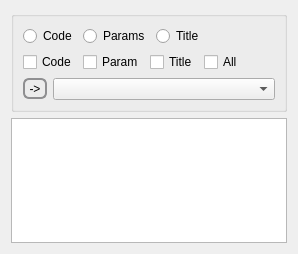
<?xml version="1.0" encoding="UTF-8"?>
<ui version="4.0">
 <class>Form</class>
 <widget class="QWidget" name="Form">
  <property name="geometry">
   <rect>
    <x>0</x>
    <y>0</y>
    <width>298</width>
    <height>254</height>
   </rect>
  </property>
  <property name="windowTitle">
   <string>Epsg</string>
  </property>
  <property name="windowIcon">
   <iconset>
    <normaloff>:/icons/600px-Brosen_windrose.svg.png</normaloff>:/icons/600px-Brosen_windrose.svg.png</iconset>
  </property>
  <layout class="QVBoxLayout" name="verticalLayout_3">
   <item>
    <widget class="QGroupBox" name="groupBox">
     <property name="title">
      <string/>
     </property>
     <layout class="QVBoxLayout" name="verticalLayout">
      <item>
       <layout class="QHBoxLayout" name="horizontalLayout">
        <item>
         <widget class="QRadioButton" name="Code_rb">
          <property name="text">
           <string>Code</string>
          </property>
         </widget>
        </item>
        <item>
         <widget class="QRadioButton" name="Params_rb">
          <property name="text">
           <string>Params</string>
          </property>
         </widget>
        </item>
        <item>
         <widget class="QRadioButton" name="Title_rb">
          <property name="text">
           <string>Title</string>
          </property>
         </widget>
        </item>
        <item>
         <spacer name="horizontalSpacer">
          <property name="orientation">
           <enum>Qt::Horizontal</enum>
          </property>
          <property name="sizeHint" stdset="0">
           <size>
            <width>40</width>
            <height>20</height>
           </size>
          </property>
         </spacer>
        </item>
       </layout>
      </item>
      <item>
       <layout class="QHBoxLayout" name="horizontalLayout_2">
        <item>
         <widget class="QCheckBox" name="Code_cb">
          <property name="text">
           <string>Code</string>
          </property>
         </widget>
        </item>
        <item>
         <widget class="QCheckBox" name="Params_cb">
          <property name="text">
           <string>Param</string>
          </property>
         </widget>
        </item>
        <item>
         <widget class="QCheckBox" name="Title_cb">
          <property name="text">
           <string>Title</string>
          </property>
         </widget>
        </item>
        <item>
         <widget class="QCheckBox" name="All_cb">
          <property name="text">
           <string>All</string>
          </property>
         </widget>
        </item>
        <item>
         <spacer name="horizontalSpacer_2">
          <property name="orientation">
           <enum>Qt::Horizontal</enum>
          </property>
          <property name="sizeHint" stdset="0">
           <size>
            <width>40</width>
            <height>20</height>
           </size>
          </property>
         </spacer>
        </item>
       </layout>
      </item>
      <item>
       <layout class="QHBoxLayout" name="horizontalLayout_4">
        <item>
         <widget class="QToolButton" name="Search">
          <property name="styleSheet">
           <string notr="true"> QToolButton { /* all types of tool button */
     border: 2px solid #8f8f91;
     border-radius: 6px;
     background-color: qlineargradient(x1: 0, y1: 0, x2: 0, y2: 1,
                                       stop: 0 #f6f7fa, stop: 1 #dadbde);
 }

 QToolButton[popupMode=&quot;1&quot;] { /* only for MenuButtonPopup */
     padding-right: 20px; /* make way for the popup button */
 }

 QToolButton:pressed {
     background-color: qlineargradient(x1: 0, y1: 0, x2: 0, y2: 1,
                                       stop: 0 #dadbde, stop: 1 #f6f7fa);
 }

 QToolButton:checked {
     background-color: qlineargradient(x1: 0, y1: 0, x2: 0, y2: 1,
                                       stop: 0 white, stop: 1 blue);
 }

 /* the subcontrols below are used only in the MenuButtonPopup mode */
 QToolButton::menu-button {
     border: 2px solid gray;
     border-top-right-radius: 6px;
     border-bottom-right-radius: 6px;
     /* 16px width + 4px for border = 20px allocated above */
     width: 16px;
 }

 QToolButton::menu-arrow {
     image: url(downarrow.png);
 }

 QToolButton::menu-arrow:open {
     top: 1px; left: 1px; /* shift it a bit */
 }</string>
          </property>
          <property name="text">
           <string>-&gt;</string>
          </property>
         </widget>
        </item>
        <item>
         <widget class="QComboBox" name="OutList"/>
        </item>
       </layout>
      </item>
      <item>
       <spacer name="verticalSpacer">
        <property name="orientation">
         <enum>Qt::Vertical</enum>
        </property>
        <property name="sizeHint" stdset="0">
         <size>
          <width>20</width>
          <height>40</height>
         </size>
        </property>
       </spacer>
      </item>
     </layout>
    </widget>
   </item>
   <item>
    <widget class="QTextEdit" name="printout">
     <property name="textInteractionFlags">
      <set>Qt::TextSelectableByKeyboard|Qt::TextSelectableByMouse</set>
     </property>
    </widget>
   </item>
  </layout>
 </widget>
 <resources>
  <include location="../../../.local/share/QGIS/QGIS3/profiles/default/python/plugins/groundtruther/resources.qrc"/>
 </resources>
 <connections/>
</ui>
